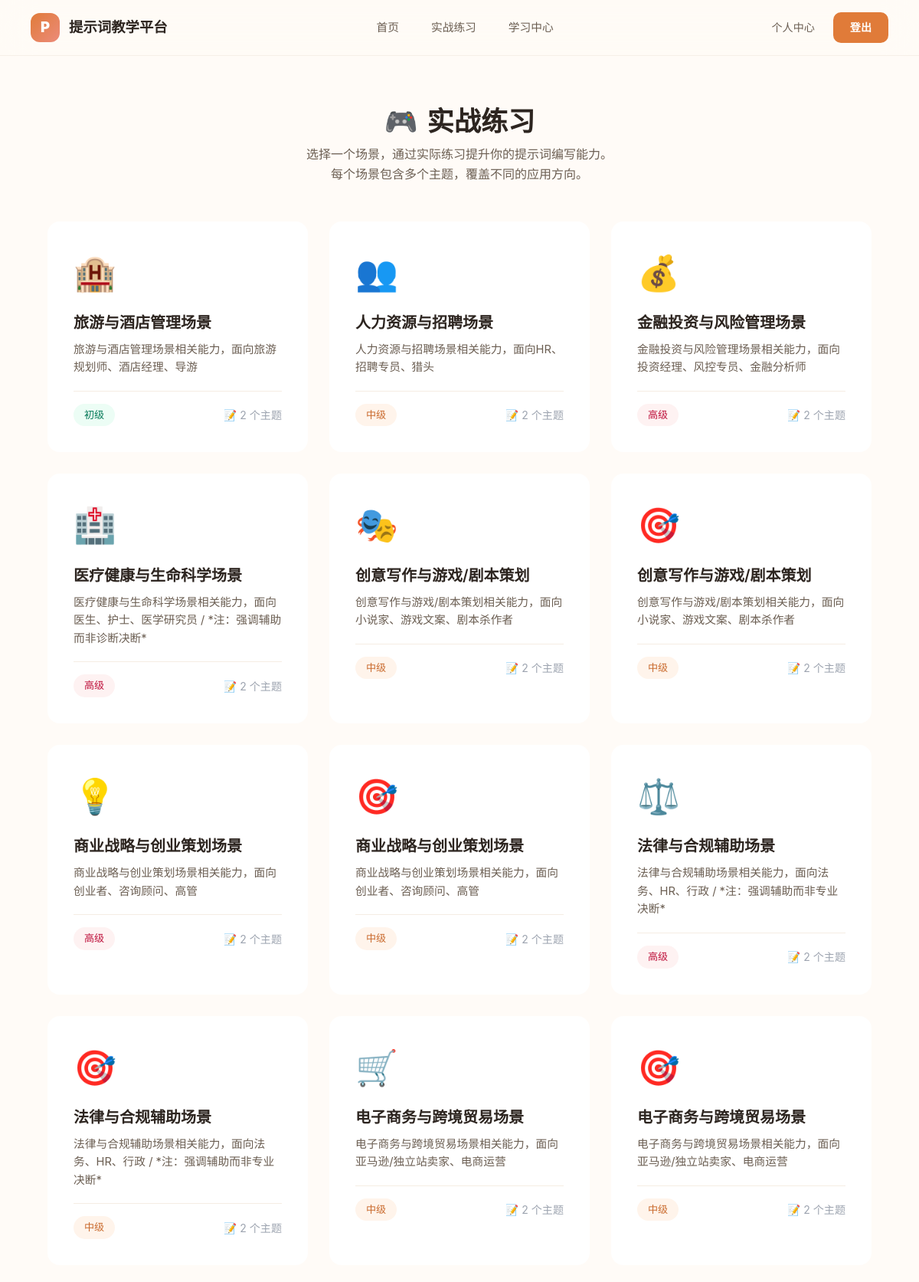
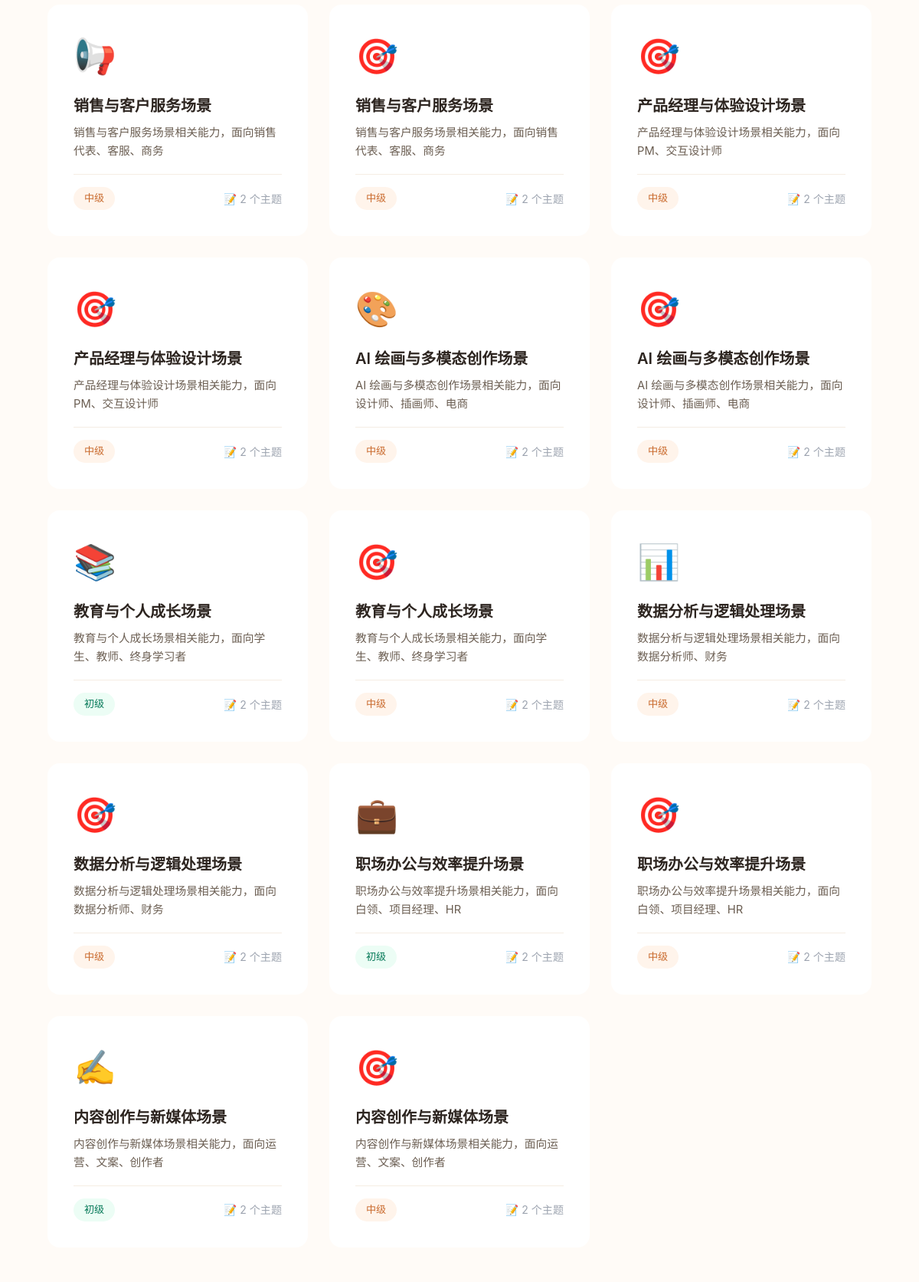
/practice/ (signed in, upper part), run on the app's committed database (2 pictures, top to bottom).
### practice/models.py (models this page shows, shortened)
class PracticeScenario(models.Model):
    SCENARIO_CHOICES = [
        ('coding_quality', '编程与代码质量'),
        ('writing_creation', '提炼（提炼、文案、创作）'),
        ('data_analysis', '数据分析与数据可视化'),
        ('data_diagnosis', '数据分析与问题诊断'),
        ('education_growth', '教育与个人成长'),
        ('ai_training', 'AI训练与多模态'),
        ('product_strategy', '产品经理与战略'),
        ('marketing_service', '营销与客户服务'),
        ('spreadsheet_db', '电子表格和数据库'),
        ('legal_policy', '法律与政策制定'),
        ('business_decision', '商业战略与决策'),
        ('creative_writing', '创意写作与内容创作'),
    ]
    DIFFICULTY_CHOICES = [
        ('beginner', '初级'),
        ('intermediate', '中级'),
        ('advanced', '高级')
    ]
    STATUS_CHOICES = [
        ('draft', '草稿'),
        ('published', '已发布'),
        ('archived', '已下架')
    ]
    scenario_id = models.CharField(max_length=50, unique=True, verbose_name='场景ID')
    title = models.CharField(max_length=100, verbose_name='场景标题')
    description = models.TextField(verbose_name='场景描述')
    icon = models.CharField(max_length=50, default='🎯', verbose_name='图标')
    cover_image = models.URLField(blank=True, null=True, verbose_name='封面图片')
    difficulty = models.CharField(
        max_length=20,
        choices=DIFFICULTY_CHOICES,
        default='intermediate',
        verbose_name='难度'
    )
    status = models.CharField(
        max_length=20,
        choices=STATUS_CHOICES,
        default='draft',
        verbose_name='状态',
        db_index=True
    )
    order = models.IntegerField(default=0, verbose_name='排序权重')
    is_active = models.BooleanField(default=True, verbose_name='是否启用')
    author = models.ForeignKey(
        settings.AUTH_USER_MODEL,
        on_delete=models.SET_NULL,
        null=True,
        blank=True,
        related_name='created_scenarios',
        verbose_name='创建者'
    )
    view_count = models.PositiveIntegerField(default=0, verbose_name='查看次数')
    practice_count = models.PositiveIntegerField(default=0, verbose_name='练习次数')
    avg_score = models.FloatField(default=0, verbose_name='平均分')
    created_at = models.DateTimeField(auto_now_add=True, null=True, verbose_name='创建时间')
    updated_at = models.DateTimeField(auto_now=True, null=True, verbose_name='更新时间')
    published_at = models.DateTimeField(null=True, blank=True, verbose_name='发布时间')
    class Meta:
        ordering = ['-order', '-created_at']
        verbose_name = '练习场景'
        verbose_name_plural = '练习场景'

### practice/views.py (the view)
# urls.py: path('', views.practice_list, name='practice'),
@login_required
def practice_list(request):
    scenarios = PracticeScenario.objects.filter(is_active=True)
    return render(request, 'practice_list.html', {'scenarios': scenarios})

### core/templates/practice_list.html (shortened to what this page needs)
{% extends 'base.html' %}
{% block content %}
<div class="practice-container">
    <div class="page-header">
        <h1 class="page-title">
            <span>🎮</span>
            <span>实战练习</span>
        </h1>
        <p class="page-subtitle">
            选择一个场景，通过实际练习提升你的提示词编写能力。<br>
            每个场景包含多个主题，覆盖不同的应用方向。
        </p>
    </div>
    <div class="scenarios-grid">
        {% for scenario in scenarios %}
        <a href="{% url 'practice:practice_detail' scenario.scenario_id %}" class="scenario-card">
            <span class="card-icon">{{ scenario.icon }}</span>
            <h3 class="card-title">{{ scenario.title }}</h3>
            <p class="card-description">{{ scenario.description }}</p>
            <div class="card-meta">
                <span class="difficulty-badge difficulty-{{ scenario.difficulty }}">
                    {% if scenario.difficulty == 'beginner' %}初级
                    {% elif scenario.difficulty == 'intermediate' %}中级
                    {% else %}高级
                    {% endif %}
                </span>
                <span class="topics-count">📝 {{ scenario.topics.count }} 个主题</span>
            </div>
        </a>
        {% endfor %}
    </div>
</div>
{% endblock %}

### core/static/css/variables.css (style rules this page uses)
:root { --color-primary: #E07B39; --color-primary-light: #EB9A5C; --color-primary-dark: #C96A2D; --color-primary-gradient: linear-gradient(135deg, #E07B39 0%, #D4A574 100%); --color-success: #10B981; --color-success-light: #E8F5E9; --color-warning: #F59E0B; --color-warning-light: #FFF3E0; --color-danger: #EF4444; --color-danger-light: #FCE4EC; --color-info: #3B82F6; --color-text-primary: #1a1a1a; --color-text-secondary: #2c3e50; --color-text-tertiary: #495057; --color-text-muted: #6c757d; --color-text-placeholder: #999; --color-bg-white: #ffffff; --color-bg-light: #f8f9fa; --color-bg-soft: #fafbfc; --color-bg-muted: #e9ecef; --color-bg-alt: #f1f3f5; --color-border: #dee2e6; --color-border-light: #e9ecef; --color-border-focus: rgba(13, 110, 253, 0.25); --space-xs: 0.25rem; --space-sm: 0.5rem; --space-md: 1rem; --space-lg: 1.5rem; --space-xl: 2rem; --space-2xl: 2.5rem; --space-3xl: 3rem; --radius-sm: 6px; --radius-md: 8px; --radius-lg: 10px; --radius-xl: 12px; --radius-16: 16px; --radius-20: 20px; --radius-full: 50%; --font-family-base: -apple-system, BlinkMacSystemFont, 'Segoe UI', Roboto, 'Helvetica Neue', Arial, sans-serif; --font-family-mono: 'Consolas', 'Monaco', monospace; --font-size-xs: 0.75rem; --font-size-sm: 0.85rem; --font-size-base: 0.95rem; --font-size-md: 1rem; --font-size-lg: 1.05rem; --font-size-xl: 1.1rem; --font-size-2xl: 1.3rem; --font-size-3xl: 1.75rem; --font-size-4xl: 2.2rem; --font-weight-normal: 400; --font-weight-medium: 500; --font-weight-semibold: 600; --font-weight-bold: 700; --font-weight-extrabold: 800; --line-height-tight: 1.25; --line-height-normal: 1.5; --line-height-relaxed: 1.6; --line-height-loose: 1.85; --transition-fast: 0.2s ease; --transition-normal: 0.3s ease; --transition-slow: 0.35s cubic-bezier(0.4, 0, 0.2, 1); --z-dropdown: 100; --z-sticky: 200; --z-fixed: 300; --z-modal-backdrop: 400; --z-modal: 500; --z-popover: 600; --z-tooltip: 700; }

### core/static/css/style.css (style rules this page uses)
body { font-family: -apple-system, BlinkMacSystemFont, 'Segoe UI', Roboto, 'Helvetica Neue', Arial, sans-serif; background-color: #f8f9fa; }

### core/templates/practice_list.html (style rules this page uses)
body { background: #FFFBF7 !important; }
.practice-container { max-width: 1200px; margin: 0 auto; padding: 40px 20px 60px; }
.page-header { text-align: center; margin-bottom: 48px; }
.page-title { font-size: 2.2rem; font-weight: 700; color: #2D2520; display: flex; align-items: center; justify-content: center; gap: 12px; }
.page-subtitle { font-size: 1rem; color: #6B5E52; max-width: 560px; margin: 10px auto 0; line-height: 1.6; }
.scenarios-grid { display: grid; grid-template-columns: repeat(auto-fill, minmax(320px, 1fr)); gap: 28px; margin-bottom: 48px; }
.scenario-card { background: white; border-radius: 16px; padding: 32px; border: 2px solid transparent; transition: all .3s ease; cursor: pointer; position: relative; overflow: hidden; text-decoration: none; color: inherit; display: block; }
.scenario-card::before { content:''; position: absolute; top: 0; left: 0; right: 0; height: 4px; background: linear-gradient(90deg, #E07B39, #D4A574); transform: scaleX(0); transition: transform .3s ease; }
.card-icon { font-size: 2.8rem; margin-bottom: 18px; display: block; }
.card-title { font-size: 1.25rem; font-weight: 600; color: #2D2520; margin-bottom: 10px; line-height: 1.35; }
.card-description { font-size: .92rem; color: #6B5E52; line-height: 1.6; margin-bottom: 18px; }
.card-meta { display: flex; justify-content: space-between; align-items: center; padding-top: 16px; border-top: 1px solid #F5EDE3; }
.difficulty-badge { padding: 5px 14px; border-radius: 20px; font-size: .82rem; font-weight: 500; }
.difficulty-beginner { background: #ECFDF5; color: #047857; }
.difficulty-intermediate { background: #FFF4EB; color: #C96A2D; }
.difficulty-advanced { background: #FEF2F2; color: #BE123C; }
.topics-count { font-size: .88rem; color: #9CA3AF; display: flex; align-items: center; gap: 4px; }

### data on the page
PracticeScenario: icon "🏨", title "旅游与酒店管理场景", description "旅游与酒店管理场景相关能力，面向旅游规划师、酒店经理、导游", difficulty "初级", topics.count "2"
PracticeScenario: icon "👥", title "人力资源与招聘场景", description "人力资源与招聘场景相关能力，面向HR、招聘专员、猎头", difficulty "中级", topics.count "2"
PracticeScenario: icon "💰", title "金融投资与风险管理场景", description "金融投资与风险管理场景相关能力，面向投资经理、风控专员、金融分析师", difficulty "高级", topics.count "2"
PracticeScenario: icon "🏥", title "医疗健康与生命科学场景", description "医疗健康与生命科学场景相关能力，面向医生、护士、医学研究员 / *注：强调辅助而非诊断决断*", difficulty "高级", topics.count "2"
PracticeScenario: icon "🎭", title "创意写作与游戏/剧本策划", description "创意写作与游戏/剧本策划相关能力，面向小说家、游戏文案、剧本杀作者", difficulty "中级", topics.count "2"
PracticeScenario: icon "🎯", title "创意写作与游戏/剧本策划", description "创意写作与游戏/剧本策划相关能力，面向小说家、游戏文案、剧本杀作者", difficulty "中级", topics.count "2"
PracticeScenario: icon "💡", title "商业战略与创业策划场景", description "商业战略与创业策划场景相关能力，面向创业者、咨询顾问、高管", difficulty "高级", topics.count "2"
PracticeScenario: icon "🎯", title "商业战略与创业策划场景", description "商业战略与创业策划场景相关能力，面向创业者、咨询顾问、高管", difficulty "中级", topics.count "2"
PracticeScenario: icon "⚖️", title "法律与合规辅助场景", description "法律与合规辅助场景相关能力，面向法务、HR、行政 / *注：强调辅助而非专业决断*", difficulty "高级", topics.count "2"
PracticeScenario: icon "🎯", title "法律与合规辅助场景", description "法律与合规辅助场景相关能力，面向法务、HR、行政 / *注：强调辅助而非专业决断*", difficulty "中级", topics.count "2"
PracticeScenario: icon "🛒", title "电子商务与跨境贸易场景", description "电子商务与跨境贸易场景相关能力，面向亚马逊/独立站卖家、电商运营", difficulty "中级", topics.count "2"
PracticeScenario: icon "🎯", title "电子商务与跨境贸易场景", description "电子商务与跨境贸易场景相关能力，面向亚马逊/独立站卖家、电商运营", difficulty "中级", topics.count "2"
PracticeScenario: icon "📢", title "销售与客户服务场景", description "销售与客户服务场景相关能力，面向销售代表、客服、商务", difficulty "中级", topics.count "2"
PracticeScenario: icon "🎯", title "销售与客户服务场景", description "销售与客户服务场景相关能力，面向销售代表、客服、商务", difficulty "中级", topics.count "2"
PracticeScenario: icon "🎯", title "产品经理与体验设计场景", description "产品经理与体验设计场景相关能力，面向PM、交互设计师", difficulty "中级", topics.count "2"
PracticeScenario: icon "🎯", title "产品经理与体验设计场景", description "产品经理与体验设计场景相关能力，面向PM、交互设计师", difficulty "中级", topics.count "2"
PracticeScenario: icon "🎨", title "AI 绘画与多模态创作场景", description "AI 绘画与多模态创作场景相关能力，面向设计师、插画师、电商", difficulty "中级", topics.count "2"
PracticeScenario: icon "🎯", title "AI 绘画与多模态创作场景", description "AI 绘画与多模态创作场景相关能力，面向设计师、插画师、电商", difficulty "中级", topics.count "2"
PracticeScenario: icon "📚", title "教育与个人成长场景", description "教育与个人成长场景相关能力，面向学生、教师、终身学习者", difficulty "初级", topics.count "2"
PracticeScenario: icon "🎯", title "教育与个人成长场景", description "教育与个人成长场景相关能力，面向学生、教师、终身学习者", difficulty "中级", topics.count "2"
PracticeScenario: icon "📊", title "数据分析与逻辑处理场景", description "数据分析与逻辑处理场景相关能力，面向数据分析师、财务", difficulty "中级", topics.count "2"
PracticeScenario: icon "🎯", title "数据分析与逻辑处理场景", description "数据分析与逻辑处理场景相关能力，面向数据分析师、财务", difficulty "中级", topics.count "2"
PracticeScenario: icon "💼", title "职场办公与效率提升场景", description "职场办公与效率提升场景相关能力，面向白领、项目经理、HR", difficulty "初级", topics.count "2"
PracticeScenario: icon "🎯", title "职场办公与效率提升场景", description "职场办公与效率提升场景相关能力，面向白领、项目经理、HR", difficulty "中级", topics.count "2"
PracticeScenario: icon "✍️", title "内容创作与新媒体场景", description "内容创作与新媒体场景相关能力，面向运营、文案、创作者", difficulty "初级", topics.count "2"
PracticeScenario: icon "🎯", title "内容创作与新媒体场景", description "内容创作与新媒体场景相关能力，面向运营、文案、创作者", difficulty "中级", topics.count "2"
